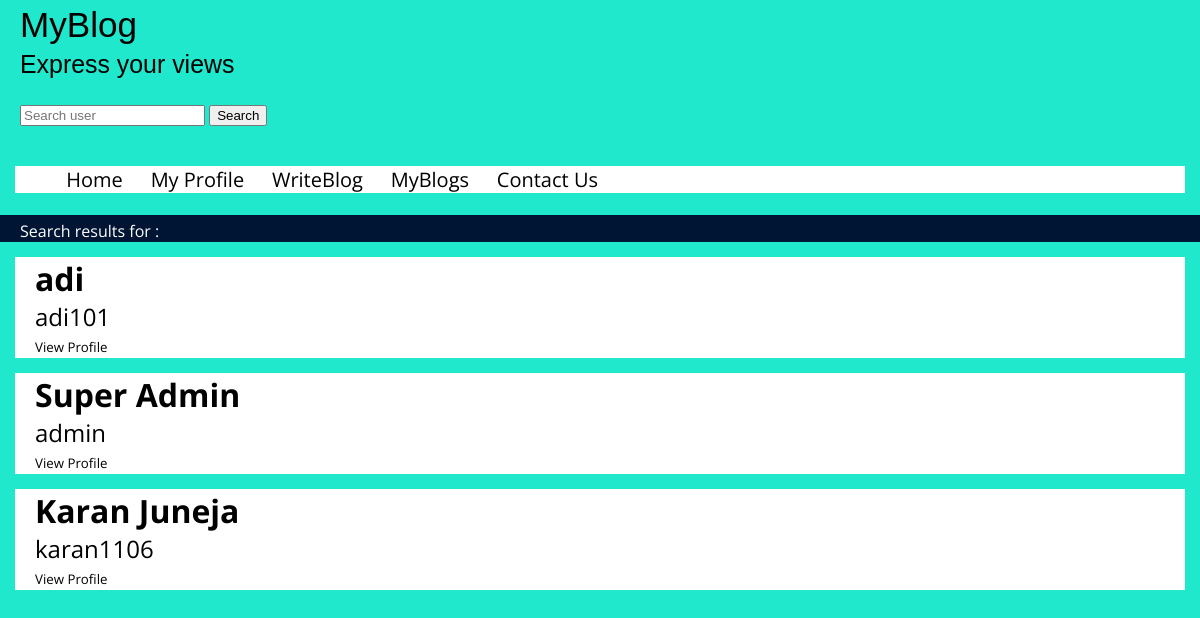
Screenshot of /search.php with the database file from the repository.
### tables this page shows
CREATE TABLE `users` (
  `userID` varchar(25) NOT NULL,
  `password` varchar(20) NOT NULL,
  `name` varchar(25) NOT NULL,
  `mail` varchar(30) NOT NULL,
  `birthdate` date DEFAULT NULL,
  `profession` varchar(15) NOT NULL,
  `city` varchar(20) NOT NULL,
  `type` char(1) NOT NULL DEFAULT 'B',
  `canWrite` int(11) NOT NULL DEFAULT '0',
  `verified` int(11) NOT NULL DEFAULT '0'
);

### search.php (the view, shortened to what this page needs)
<head>
	<link rel="stylesheet" type="text/css" href="style.css">
</head>
<body>
	<div class="header"><h3> MyBlog</h3>
			<h5>Express your views</h5>
	</div>
	<br>
  <div class="search">
		<form action="search.php" method="post">
			<input type = "text" placeholder = "Search user" name ="key">
			<button type="submit">Search</button>
		</form>
	</div>
	<br>
	<div class = "menu">
		<ul>
  		<li><a href="index.php">Home</a></li>
  		<li><a href="profile.php">My Profile</a></li>
  		<li><a href="writeBlog.php?publish=0">WriteBlog</a></li>
  		<li><a href="viewBlog.php">MyBlogs</a></li>
 	    <li><a href="contactUs.php">Contact Us</a></li>
		</ul>
	</div>
	<br>
	<div class="posts">
	<?php
	 $key = $_POST['key'];
   echo "<div style='background-color:#001433;color:white;padding-left:20px;padding-top:5px;'>Search results for : ".$key."</div>";
	 $servername = "localhost";
		$username = "root";
		$password = "";
		$dbname = "blog";
		$conn = new mysqli($servername, $username, $password,$dbname);
		$sql = "SELECT * from users where userID like '%".$key."%';";
    $res = $conn->query($sql);
    if($res->num_rows>0){
        while($row=$res->fetch_assoc()){
          echo "<div class = 'post'><h1>".$row['name']."</h1><h2>".$row['userID']."</h2><h5><a href ='loadProfile.php?userID=".$row['userID']."'>View Profile</a></h5></div>";
        }
    }
    else{
      echo "<h1> NO USER PROFILES WITH GIVEN KEYWORD</h1>";
    }
?>
	</div>
</body>
</html>

### style.css (style rules this page uses)
body { margin: 0px; background-color: #1FE8CD; font-family: 'Open Sans', sans-serif; }
.header { background-color: #1FE8CD; color: black; font-size: 30px; margin-bottom: 0px; font-family: 'PT Sans', sans-serif; }
.header h3, h5 { margin: 0px; padding-left: 20px; padding-top: 5px; padding-bottom: 0px; }
.menu ul { font-size: 20px; list-style-type: none; margin: 0px 15px 0px 15px; background-color: white; }
.menu li { display: inline; padding-right: 1%; padding-left: 1%; padding-top: 0px; padding-bottom: 0px; font-size: 20px; }
.menu { margin: 0; }
.menu a { text-decoration: none; color: black; }
.post { background-color: white; border: 20px; border-color: black; margin: 15px; color: black; }
.post h1, h4, h5, h2 { padding-left: 20px; padding-right: 10px; margin: 0px; }
.post h5 { padding-bottom: 2px; }
.post h4, h5, h2 { font-weight: normal; }
.post a { text-decoration: none; color: black; }
.search { background-color: #1FE8CD; padding: 2px; padding-left: 20px; color: black; }
.comment h4, h3, h6 { font-weight: normal; margin: 0px; padding: 2px; padding-left: 20px; }

### rows the page displays
users: name "adi", userID "adi101"
users: name "Super Admin", userID "admin"
users: name "Karan Juneja", userID "karan1106"
